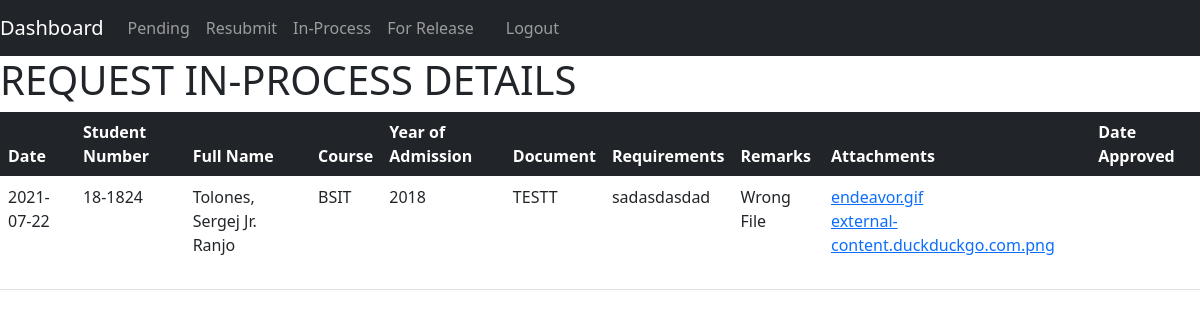
Screenshot of /optimized/public/student_view/in_process_view.php?request_number=34 with the database file from the repository.
### tables this page shows
CREATE TABLE `document_request` (
  `request_number` int(12) NOT NULL,
  `student_number` varchar(10) NOT NULL,
  `document_id` int(10) NOT NULL,
  `request_date` date NOT NULL,
  `request_status` varchar(20) NOT NULL,
  `remarks` longtext DEFAULT NULL,
  `upfile` varchar(2048) DEFAULT NULL,
  `upfile_name` varchar(128) DEFAULT NULL,
  `date_approved` date DEFAULT NULL,
  `date_released` date DEFAULT NULL,
  `date_finished` date DEFAULT NULL
);

CREATE TABLE `student_info` (
  `student_number` varchar(10) NOT NULL,
  `last_name` varchar(50) NOT NULL,
  `first_name` varchar(50) NOT NULL,
  `middle_name` varchar(50) NOT NULL,
  `full_name` varchar(128) NOT NULL,
  `course` varchar(128) NOT NULL,
  `year_of_enrollment` varchar(16) NOT NULL,
  `email` varchar(128) NOT NULL
);

CREATE TABLE `documents` (
  `document_id` int(10) NOT NULL,
  `document_name` varchar(50) NOT NULL,
  `requirements` longtext NOT NULL
);

### optimized/public/student_view/in_process_view.php (the view, shortened to what this page needs)
<?php
    require_once "../../resource/opt1/database.php";
    require_once "../../resource/opt1/header.php";
    $request_get = $_GET['request_number'];
    $statement = $pdo->prepare("SELECT document_request.request_number, document_request.request_date, student_info.student_number, student_info.full_name, student_info.course, student_info.year_of_enrollment, documents.document_name, documents.requirements, document_request.remarks, document_request.upfile, document_request.upfile_name, document_request.date_approved FROM document_request INNER JOIN student_info ON document_request.student_number = student_info.student_number JOIN documents ON document_request.document_id = documents.document_id WHERE document_request.request_number = :request_get");
    $statement->bindValue(':request_get', $request_get);
    $statement->execute();
    $requests = $statement->fetchAll(PDO::FETCH_ASSOC);
?>
  </head>
  <body>
<?php require_once "../../resource/opt1/nav.php";?>
<h1>REQUEST IN-PROCESS DETAILS</h1>
<table class="table">
  <thead class="table-dark">
    <tr>
      <th scope="col">Date</th>
      <th scope="col">Student Number</th>
      <th scope="col">Full Name</th>
      <th scope="col">Course</th>
      <th scope="col">Year of Admission</th>
      <th scope="col">Document</th>
      <th scope="col">Requirements</th>
      <th scope="col">Remarks</th>
      <th scope="col">Attachments</th>
      <th scope="col">Date Approved</th>
    </tr>
  </thead>
  <tbody>
  <?php foreach ($requests as $i => $request): ?>
      <tr>
        <td><?php echo $request['request_date']?></td>
        <td><?php echo $request['student_number']?></td>
        <td><?php echo $request['full_name']?></td>
        <td><?php echo $request['course']?></td>
        <td><?php echo $request['year_of_enrollment']?></td>
        <td><?php echo $request['document_name']?></td>
        <td><?php echo $request['requirements']?></td>
        <td>
            <?php
                if($request['remarks'] == NULL){
                    echo '<i>No Remarks</i>';
                }
                else{
                    echo $request['remarks'];
                }
            ?>
        </td>
        <td>
        <?php
            if($request['upfile'] != NULL && $request['upfile_name'] != NULL):
                $arr_name = explode(' ', $request['upfile_name']);
                for($j = 0; $j < count($arr_name); $j++):
        ?>
                <a href="<?php echo $request['upfile'].'/'.$arr_name[$j] ?>" target="_blank"><?php echo $arr_name[$j]?></a><br>
                <?php endfor;
                 else: ?>
                     <i>No Attachments</i>
            <?php
            endif ?>
        </td>
        <td><?php echo $request['date_approved']?></td>
        </tr>
    <?php endforeach ?>
  </tbody>
</table>
  </body>
</html>

### rows the page displays
document_request: request_date "2021-07-22", student_info.student_number "18-1824", student_info.full_name "Tolones, Sergej Jr. Ranjo", student_info.course "BSIT", student_info.year_of_enrollment "2018", document.document_name "TESTT", document.requirements "sadasdasdad", remarks "Wrong File", upfile_name "endeavor.gif", upfile_name "external-content.duckduckgo.com.png"
